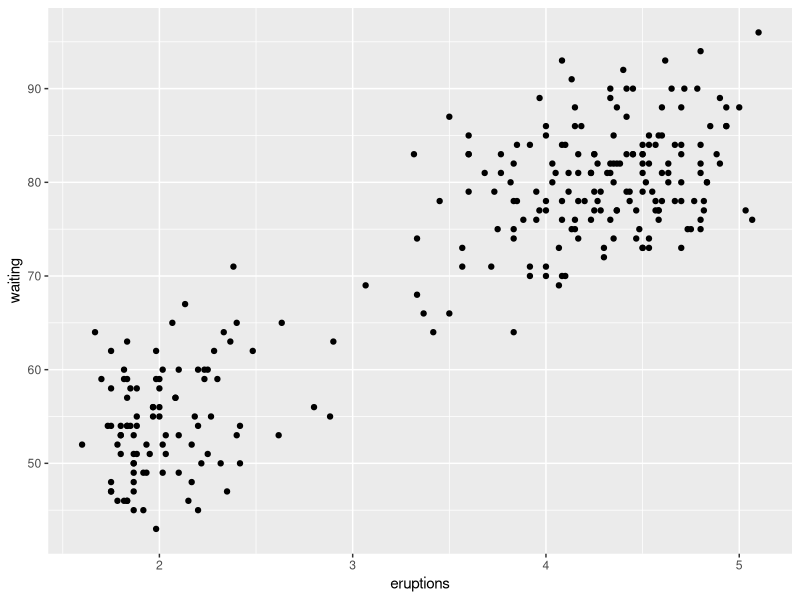
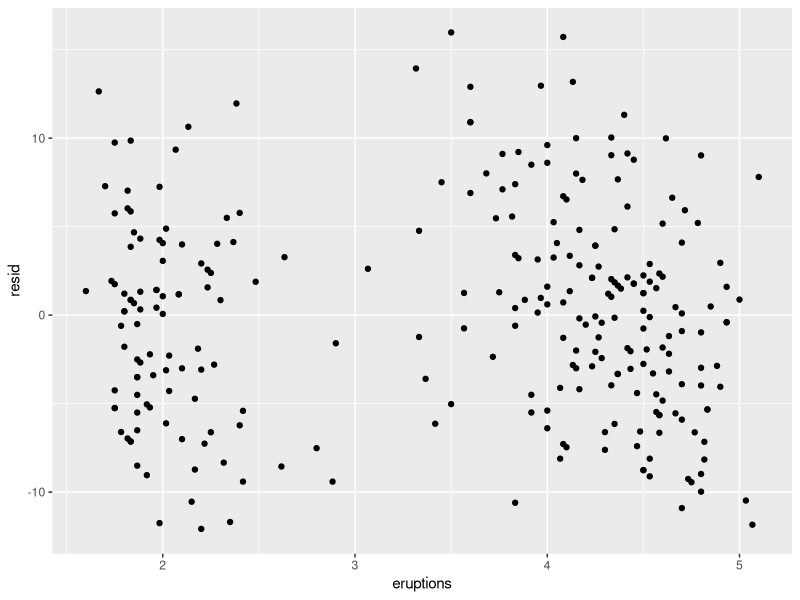
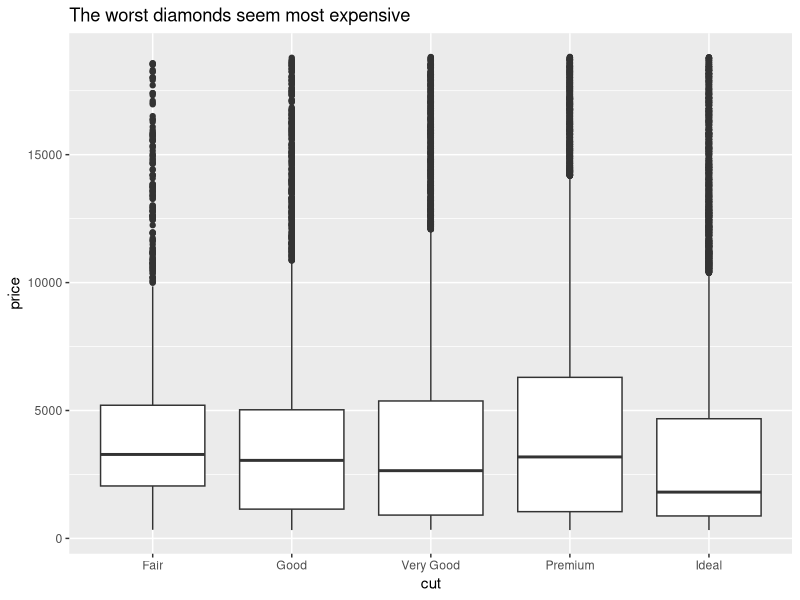
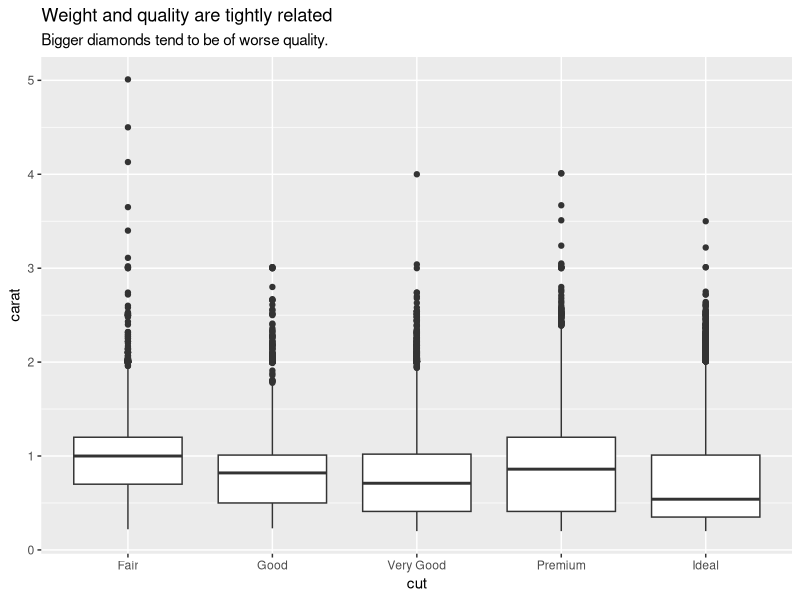
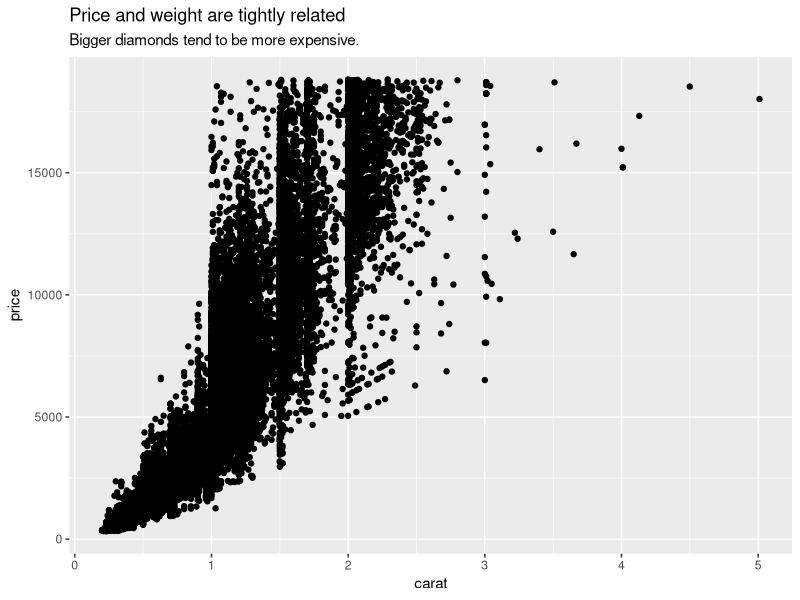
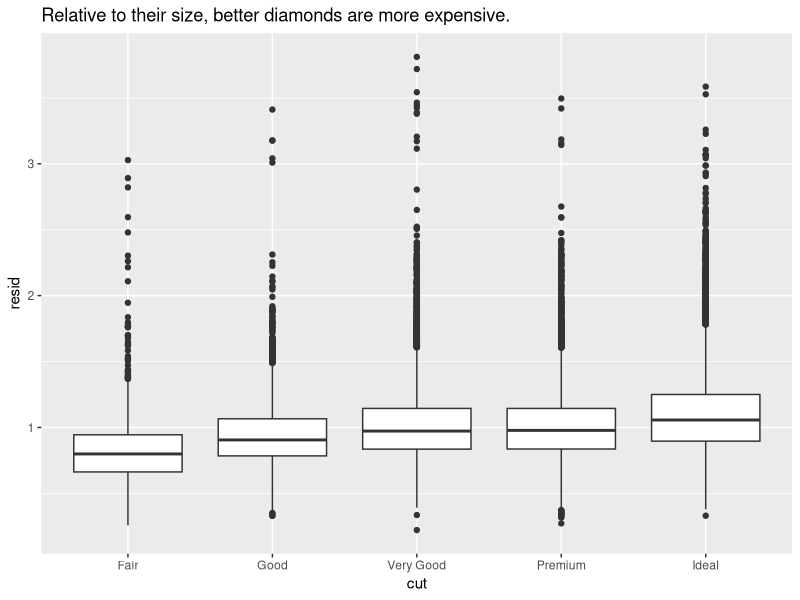

The R script that drew these images, in order:
## ---- chunk 1
knitr::opts_chunk$set(
  collapse = TRUE,
  comment = "#>"
)
## ---- chunk 2
library(tidyverse)
library(modelr)
## ---- chunk 3
ggplot(faithful, aes(eruptions, waiting)) + 
  geom_point()
## ---- chunk 4
mod <- lm(waiting ~ eruptions, data = faithful)

faithful %>% 
  modelr::add_residuals(mod) %>%
  mutate(resid = resid) %>%
  ggplot(aes(eruptions, resid)) + geom_point()
## ---- chunk 5
ggplot(diamonds, aes(cut, price)) + 
  geom_boxplot() + 
  labs(title = "The worst diamonds seem most expensive")
## ---- chunk 6
ggplot(diamonds, aes(cut, carat)) + 
  geom_boxplot() +
  labs(
    title = "Weight and quality are tightly related",
    subtitle = "Bigger diamonds tend to be of worse quality."
  )
## ---- chunk 7
ggplot(diamonds, aes(carat, price)) + 
  geom_point() +
  labs(
    title = "Price and weight are tightly related",
    subtitle = "Bigger diamonds tend to be more expensive."
  )
## ---- chunk 8
mod <- lm(log(price) ~ log(carat), data = diamonds)

diamonds2 <- diamonds %>% 
  add_residuals(mod) %>% 
  mutate(resid = exp(resid))
  
ggplot(diamonds2, aes(cut, resid)) + 
  geom_boxplot() +
  labs(title = "Relative to their size, better diamonds are more expensive.")
